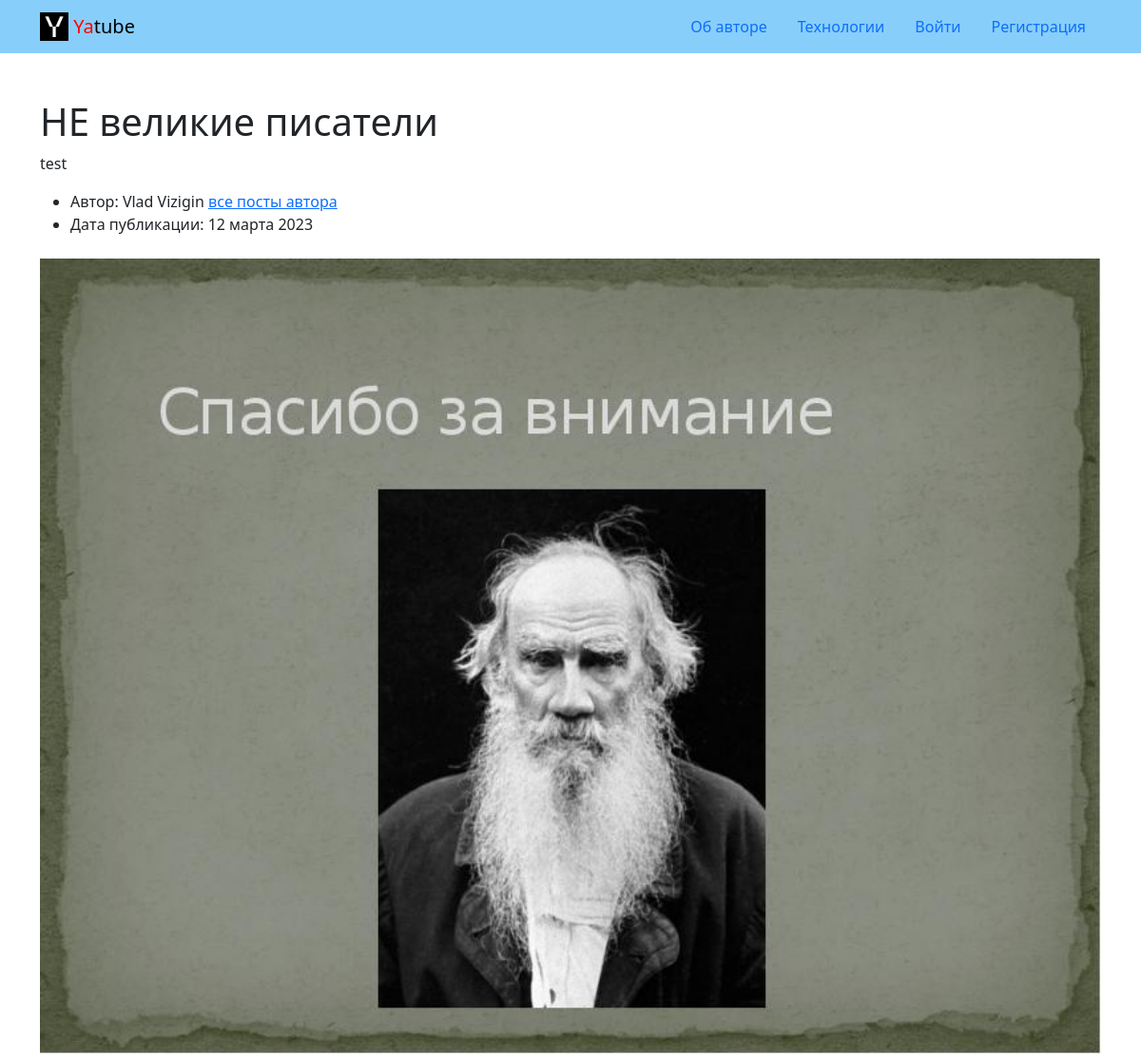
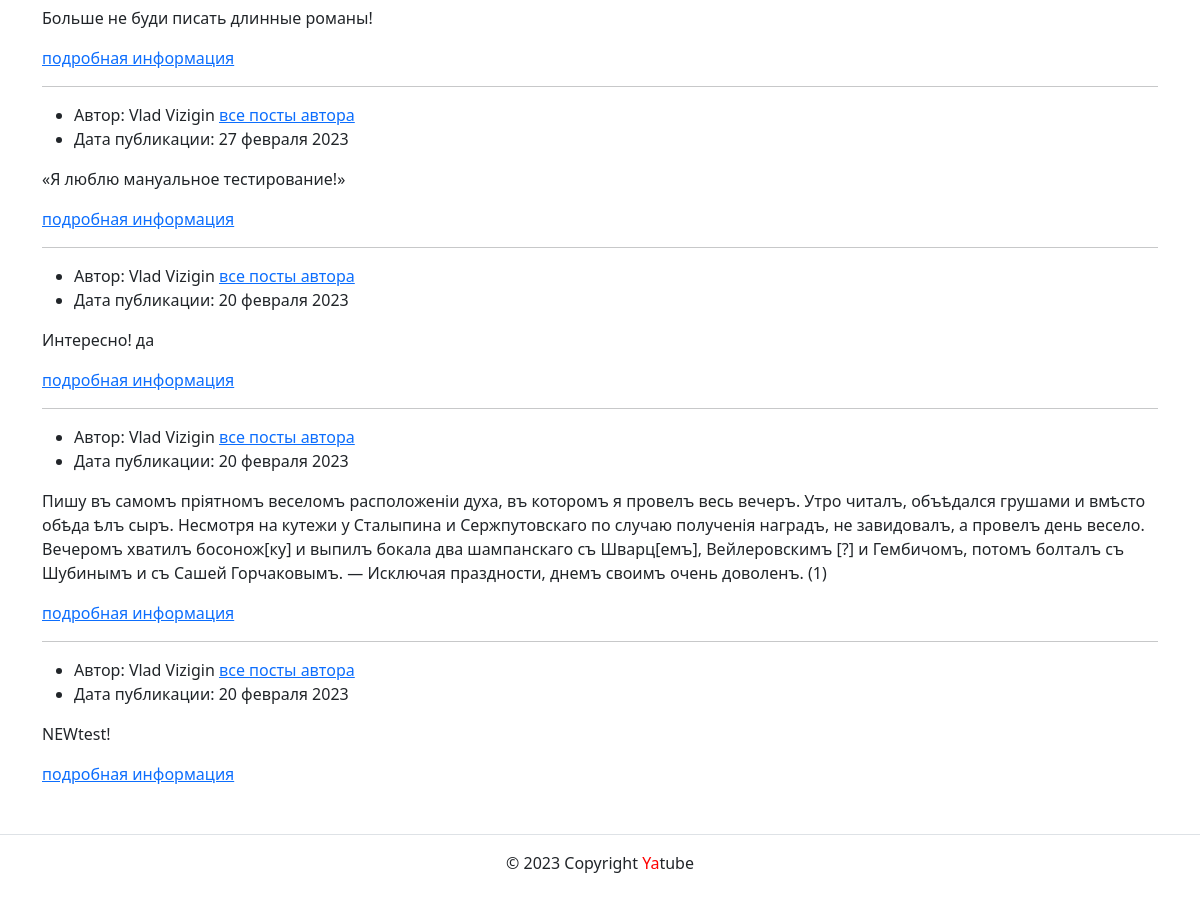
/group/ng/, run on the app's committed database (2 pictures, top to bottom).
### posts/models.py (models this page shows, shortened)
class Group(models.Model):
    title = models.CharField(
        max_length=200,
        verbose_name="Название группы"
    )
    slug = models.SlugField(
        unique=True,
        verbose_name="ID группы"
    )
    description = models.TextField(
        verbose_name="Описание группы"
    )
    class Meta:
        ordering = ('title',)
        verbose_name = "Группа"
        verbose_name_plural = "Группы"

class Post(models.Model):
    text = models.TextField(
        help_text="Текст поста",
        verbose_name="Введите текст поста",
    )
    pub_date = models.DateTimeField(
        auto_now_add=True,
        verbose_name="Укажите дату публикации",
        help_text="Дата поста",
    )
    author = models.ForeignKey(
        User,
        on_delete=models.CASCADE,
        related_name='posts',
        verbose_name='Автор',
        help_text="Автор поста",
    )
    group = models.ForeignKey(
        'Group',
        blank=True,
        null=True,
        on_delete=models.SET_NULL,
        related_name='posts',
        help_text="Выбрать группу",
        verbose_name='Группа'
    )
    image = models.ImageField(
        'Картинка',
        upload_to='posts/',
        blank=True
    )
    class Meta:
        ordering = ('-pub_date',)
        verbose_name = "Пост"
        verbose_name_plural = "Посты"

### posts/views.py (the view)
# urls.py: path('group/<slug:slug>/', views.group_list, name="group_list"),
def group_list(request, slug):
    group = get_object_or_404(Group, slug=slug)
    page_obj = get_paginator(group.posts.all(), request)
    context = {
        'group': group,
        'page_obj': page_obj,
    }
    return render(request, 'posts/group_list.html', context)

### core/context_processors/year.py (called while the page is built)
def year(request):
    dt = timezone.now().year
    """Добавляет переменную с текущим годом."""
    return {
        'year': dt
    }

### posts/views.py (called while the page is built)
def get_paginator(items_list, request, page_param='page'):
    paginator = Paginator(items_list, POSTS_PER_PAGE)
    page_number = request.GET.get(page_param)
    return paginator.get_page(page_number)

### templates/posts/group_list.html (shortened to what this page needs)
{% extends 'base.html' %}
{% load thumbnail %}
{% block content %}
  <h1>{{ group.title }}</h1>
  <p>{{ group.description }}</p>
  {% for post in page_obj %}
    {% include "posts/post_info.html" with show_link=False %}
  {% endfor %}
{% endblock %}

### templates/posts/post_info.html (shortened to what this page needs)
{% load thumbnail %}
<article>
  <ul>
    {% if not author_hide %}
      <li>
        Автор: {{ post.author.get_full_name }}
        <a href="{% url 'posts_app:profile' post.author %}">все посты автора</a>
      </li>
    {% endif %}
    <li>
      Дата публикации: {{ post.pub_date|date:"d E Y" }}
    </li>
  </ul>
  {% thumbnail post.image "960x339" crop="center" upscale=True as im %}
    <img class="card-img my-2" src="{{ im.url }}">
  {% endthumbnail %}
  <p>{{ post.text }}</p>
  <a href="{% url 'posts_app:post_detail' post.id %}">подробная информация</a>
</article>
{% if not forloop.last %}<hr>{% endif %}

### data on the page
Group: title "НЕ великие писатели", description "test"
Post: author.get_full_name "Vlad Vizigin", pub_date "12 марта 2023", text "Больше не буди писать длинные романы!"
Post: author.get_full_name "Vlad Vizigin", pub_date "27 февраля 2023", text "«Я люблю мануальное тестирование!»"
Post: author.get_full_name "Vlad Vizigin", pub_date "20 февраля 2023", text "Интересно! да"
Post: author.get_full_name "Vlad Vizigin", pub_date "20 февраля 2023", text "Пишу въ самомъ пріятномъ веселомъ расположеніи духа, въ которомъ я провелъ весь вечеръ. Утро читалъ, объѣдался грушами и вмѣсто обѣда ѣлъ сыръ. Несмотря на кутежи у Сталыпина и Сержпутовскаго по случаю полученія наградъ, не завидовалъ, а провелъ день весело. Вечеромъ хватилъ босонож[ку] и выпилъ бокала два шампанскаго съ Шварц[емъ], Вейлеровскимъ [?] и Гембичомъ, потомъ болталъ съ Шубинымъ и съ Сашей Горчаковымъ. — Исключая праздности, днемъ своимъ очень доволенъ. (1)"
Post: author.get_full_name "Vlad Vizigin", pub_date "20 февраля 2023", text "NEWtest!"
